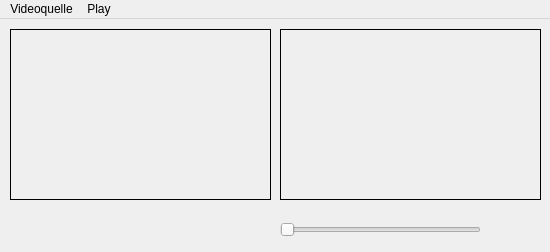
<?xml version="1.0" encoding="UTF-8"?>
<ui version="4.0">
 <class>VideoPlayer</class>
 <widget class="QMainWindow" name="VideoPlayer">
  <property name="geometry">
   <rect>
    <x>0</x>
    <y>0</y>
    <width>550</width>
    <height>252</height>
   </rect>
  </property>
  <property name="windowTitle">
   <string>VideoPlayer</string>
  </property>
  <widget class="QWidget" name="centralWidget">
   <widget class="VideoWidget" name="inputFrame">
    <property name="geometry">
     <rect>
      <x>10</x>
      <y>10</y>
      <width>261</width>
      <height>171</height>
     </rect>
    </property>
    <property name="frameShape">
     <enum>QFrame::Box</enum>
    </property>
    <property name="text">
     <string/>
    </property>
    <property name="scaledContents">
     <bool>false</bool>
    </property>
    <property name="alignment">
     <set>Qt::AlignCenter</set>
    </property>
   </widget>
   <widget class="QSlider" name="thresholdSlider">
    <property name="geometry">
     <rect>
      <x>280</x>
      <y>200</y>
      <width>201</width>
      <height>21</height>
     </rect>
    </property>
    <property name="minimum">
     <number>0</number>
    </property>
    <property name="maximum">
     <number>50</number>
    </property>
    <property name="orientation">
     <enum>Qt::Horizontal</enum>
    </property>
   </widget>
   <widget class="VideoWidget" name="processedFrame">
    <property name="geometry">
     <rect>
      <x>280</x>
      <y>10</y>
      <width>261</width>
      <height>171</height>
     </rect>
    </property>
    <property name="frameShape">
     <enum>QFrame::Box</enum>
    </property>
    <property name="text">
     <string/>
    </property>
    <property name="alignment">
     <set>Qt::AlignCenter</set>
    </property>
   </widget>
  </widget>
  <widget class="QMenuBar" name="menuBar">
   <property name="geometry">
    <rect>
     <x>0</x>
     <y>0</y>
     <width>550</width>
     <height>21</height>
    </rect>
   </property>
   <widget class="QMenu" name="menuVideoquelle">
    <property name="title">
     <string>Videoquelle</string>
    </property>
    <addaction name="actionDatei"/>
    <addaction name="actionKamera"/>
   </widget>
   <widget class="QMenu" name="menuPlay">
    <property name="title">
     <string>Play</string>
    </property>
    <addaction name="actionPlay"/>
   </widget>
   <addaction name="menuVideoquelle"/>
   <addaction name="menuPlay"/>
  </widget>
  <action name="actionDatei">
   <property name="text">
    <string>Datei ...</string>
   </property>
  </action>
  <action name="actionKamera">
   <property name="text">
    <string>Kamera</string>
   </property>
  </action>
  <action name="actionPlay">
   <property name="text">
    <string>Play</string>
   </property>
  </action>
 </widget>
 <layoutdefault spacing="6" margin="11"/>
 <customwidgets>
  <customwidget>
   <class>VideoWidget</class>
   <extends>QLabel</extends>
   <header>videowidget.h</header>
  </customwidget>
 </customwidgets>
 <resources/>
 <connections/>
</ui>
